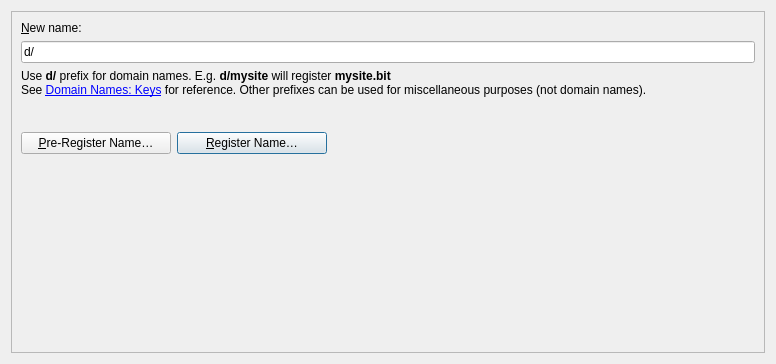
<?xml version="1.0" encoding="UTF-8"?>
<ui version="4.0">
 <class>BuyNamesPage</class>
 <widget class="QWidget" name="BuyNamesPage">
  <property name="geometry">
   <rect>
    <x>0</x>
    <y>0</y>
    <width>776</width>
    <height>364</height>
   </rect>
  </property>
  <layout class="QHBoxLayout" name="horizontalLayout">
   <item>
    <widget class="QFrame" name="frame2">
     <property name="sizePolicy">
      <sizepolicy hsizetype="Preferred" vsizetype="Expanding">
       <horstretch>0</horstretch>
       <verstretch>0</verstretch>
      </sizepolicy>
     </property>
     <property name="frameShape">
      <enum>QFrame::StyledPanel</enum>
     </property>
     <property name="frameShadow">
      <enum>QFrame::Sunken</enum>
     </property>
     <layout class="QVBoxLayout" name="verticalLayout">
      <item>
       <widget class="QLabel" name="label_4">
        <property name="sizePolicy">
         <sizepolicy hsizetype="Preferred" vsizetype="Maximum">
          <horstretch>0</horstretch>
          <verstretch>0</verstretch>
         </sizepolicy>
        </property>
        <property name="text">
         <string>&amp;New name:</string>
        </property>
        <property name="alignment">
         <set>Qt::AlignLeading|Qt::AlignLeft|Qt::AlignVCenter</set>
        </property>
        <property name="buddy">
         <cstring>registerName</cstring>
        </property>
       </widget>
      </item>
      <item>
       <widget class="QValidatedLineEdit" name="registerName">
        <property name="toolTip">
         <string>Enter a name to register it.</string>
        </property>
        <property name="text">
         <string>d/</string>
        </property>
       </widget>
      </item>
      <item>
       <widget class="QLabel" name="label">
        <property name="sizePolicy">
         <sizepolicy hsizetype="Preferred" vsizetype="Preferred">
          <horstretch>0</horstretch>
          <verstretch>0</verstretch>
         </sizepolicy>
        </property>
        <property name="text">
         <string>Use &lt;strong&gt;d/&lt;/strong&gt; prefix for domain names. E.g. &lt;strong&gt;d/mysite&lt;/strong&gt; will register &lt;strong&gt;mysite.bit&lt;/strong&gt;&lt;br&gt;See &lt;a href=&quot;https://github.com/namecoin/proposals/blob/master/ifa-0001.md#keys&quot;&gt;Domain Names: Keys&lt;/a&gt; for reference. Other prefixes can be used for miscellaneous purposes (not domain names).&lt;/p&gt;</string>
        </property>
        <property name="textFormat">
         <enum>Qt::RichText</enum>
        </property>
        <property name="wordWrap">
         <bool>true</bool>
        </property>
        <property name="openExternalLinks">
         <bool>true</bool>
        </property>
       </widget>
      </item>
      <item>
       <widget class="QLabel" name="statusLabel">
        <property name="sizePolicy">
         <sizepolicy hsizetype="Preferred" vsizetype="Preferred">
          <horstretch>0</horstretch>
          <verstretch>0</verstretch>
         </sizepolicy>
        </property>
        <property name="text">
         <string></string>
        </property>
        <property name="textFormat">
         <enum>Qt::PlainText</enum>
        </property>
        <property name="wordWrap">
         <bool>true</bool>
        </property>
       </widget>
      </item>
      <item>
       <layout class="QHBoxLayout" name="availableHorizontalLayout">
        <item>
         <widget class="QPushButton" name="preRegisterNameButton">
          <property name="sizePolicy">
           <sizepolicy hsizetype="Fixed" vsizetype="Fixed">
            <horstretch>0</horstretch>
            <verstretch>0</verstretch>
           </sizepolicy>
          </property>
          <property name="minimumSize">
           <size>
            <width>150</width>
            <height>0</height>
           </size>
          </property>
          <property name="toolTip">
           <string>Pre-Register the name.  You must do this before registering it.</string>
          </property>
          <property name="text">
           <string>&amp;Pre-Register Name&#8230;</string>
          </property>
          <property name="icon">
           <iconset resource="../bitcoin.qrc">
            <normaloff>:/icons/send</normaloff>:/icons/send</iconset>
          </property>
          <property name="default">
           <bool>false</bool>
          </property>
         </widget>
        </item>
        <item>
         <widget class="QPushButton" name="registerNameButton">
          <property name="sizePolicy">
           <sizepolicy hsizetype="Fixed" vsizetype="Fixed">
            <horstretch>0</horstretch>
            <verstretch>0</verstretch>
           </sizepolicy>
          </property>
          <property name="minimumSize">
           <size>
            <width>150</width>
            <height>0</height>
           </size>
          </property>
          <property name="toolTip">
           <string>Register the name.  You must have already pre-registered it.</string>
          </property>
          <property name="text">
           <string>&amp;Register Name&#8230;</string>
          </property>
          <property name="icon">
           <iconset resource="../bitcoin.qrc">
            <normaloff>:/icons/send</normaloff>:/icons/send</iconset>
          </property>
          <property name="default">
           <bool>true</bool>
          </property>
         </widget>
        </item>
        <item>
         <spacer name="availableSpacer">
          <property name="orientation">
           <enum>Qt::Horizontal</enum>
          </property>
          <property name="sizeHint" stdset="0">
           <size>
            <width>20</width>
            <height>40</height>
           </size>
          </property>
         </spacer>
        </item>
       </layout>
      </item>
      <item>
       <spacer name="verticalSpacer">
        <property name="orientation">
         <enum>Qt::Vertical</enum>
        </property>
        <property name="sizeHint" stdset="0">
         <size>
          <width>20</width>
          <height>40</height>
         </size>
        </property>
       </spacer>
      </item>
     </layout>
    </widget>
   </item>
  </layout>
 </widget>
 <customwidgets>
  <customwidget>
   <class>QValidatedLineEdit</class>
   <extends>QLineEdit</extends>
   <header>qt/qvalidatedlineedit.h</header>
  </customwidget>
 </customwidgets>
 <resources>
  <include location="../bitcoin.qrc"/>
 </resources>
 <connections/>
</ui>
